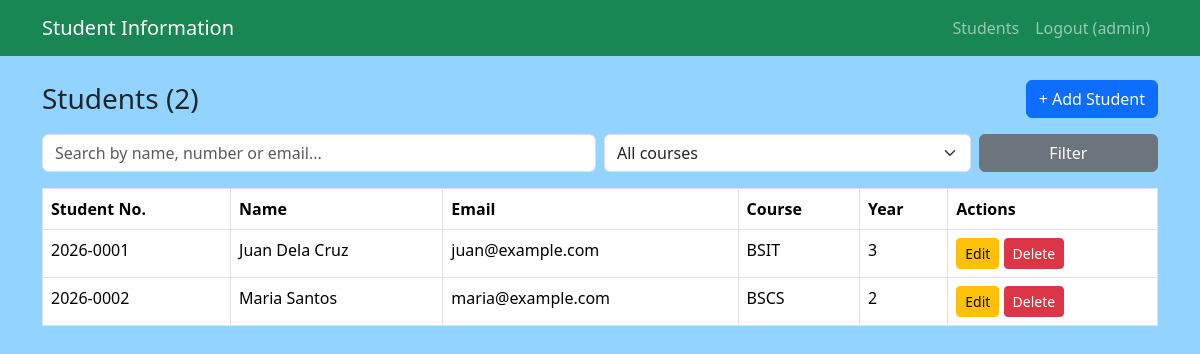
/students.php (signed in), run on the app's committed database.
### tables this page shows
CREATE TABLE students (
    id INT AUTO_INCREMENT PRIMARY KEY,
    user_id INT NOT NULL UNIQUE,
    student_no VARCHAR(9) NOT NULL UNIQUE,
    full_name VARCHAR(100) NOT NULL,
    email VARCHAR(100) NOT NULL UNIQUE,
    course_id INT NOT NULL,
    year_level TINYINT NOT NULL,
    address VARCHAR(200) NULL,
    FOREIGN KEY (user_id) REFERENCES users(id) ON DELETE CASCADE,
    FOREIGN KEY (course_id) REFERENCES courses(id)
);

CREATE TABLE courses (
    id INT AUTO_INCREMENT PRIMARY KEY,
    code VARCHAR(10) NOT NULL UNIQUE,
    name VARCHAR(100) NOT NULL
);

### config.php (called while the page is built, shortened)
<?php
function e($text) {
    return htmlspecialchars((string) $text, ENT_QUOTES, 'UTF-8');
}

### students.php (the view, shortened to what this page needs)
<?php
require 'config.php';
$sql = 'SELECT students.*, courses.code
        FROM students JOIN courses ON students.course_id = courses.id';
$params = [];
$sql .= ' ORDER BY students.student_no';
$stmt = $db->prepare($sql);
$stmt->execute($params);
$students = $stmt->fetchAll(PDO::FETCH_ASSOC);
include 'header.php';
?>
<div class="d-flex justify-content-between align-items-center mb-3">
    <h3 class="mb-0">Students (<?= count($students) ?>)</h3>
    <a href="student_form.php" class="btn btn-primary">+ Add Student</a>
</div>
<form method="get" class="row g-2 mb-3">
    <div class="col-12 col-md-6">
        <input type="text" id="searchBox" class="form-control" placeholder="Search by name, number or email...">
    </div>
    <div class="col-8 col-md-4">
        <select name="course" class="form-select">
            <option value="0">All courses</option>
        </select>
    </div>
    <div class="col-4 col-md-2">
        <button type="submit" class="btn btn-secondary w-100">Filter</button>
    </div>
</form>
<div class="table-responsive">
<table class="table table-bordered bg-white" id="studentTable">
    <thead>
        <tr>
            <th>Student No.</th>
            <th>Name</th>
            <th>Email</th>
            <th>Course</th>
            <th>Year</th>
            <th>Actions</th>
        </tr>
    </thead>
    <tbody>
    <?php foreach ($students as $s): ?>
        <tr>
            <td><?= e($s['student_no']) ?></td>
            <td><?= e($s['full_name']) ?></td>
            <td><?= e($s['email']) ?></td>
            <td><?= e($s['code']) ?></td>
            <td><?= e($s['year_level']) ?></td>
            <td class="text-nowrap">
                <a href="student_form.php?id=<?= $s['id'] ?>" class="btn btn-sm btn-warning">Edit</a>
                <form method="post" action="student_delete.php" class="d-inline" onsubmit="return confirm('Delete this student and their account?');">
                    <button type="submit" class="btn btn-sm btn-danger">Delete</button>
                </form>
            </td>
        </tr>
    <?php endforeach; ?>
    </tbody>
</table>
</div>
<?php include 'footer.php'; ?>

### header.php (shortened to what this page needs)
<!DOCTYPE html>
<html lang="en">
<head>
    <link href="https://cdn.jsdelivr.net/npm/bootstrap@5.3.3/dist/css/bootstrap.min.css" rel="stylesheet">
    <link href="style.css" rel="stylesheet">
</head>
<body>
<nav class="navbar navbar-expand-sm navbar-dark bg-success">
    <div class="container">
        <a class="navbar-brand" href="index.php">Student Information</a>
        <div class="collapse navbar-collapse" id="menu">
            <ul class="navbar-nav ms-auto">
                <?php if (isset($_SESSION['user_id'])): ?>
                    <?php if ($_SESSION['role'] == 'admin'): ?>
                        <li class="nav-item"><a class="nav-link" href="students.php">Students</a></li>
                    <?php else: ?>
                        <li class="nav-item"><a class="nav-link" href="profile.php">Profile</a></li>
                    <?php endif; ?>
                    <li class="nav-item"><a class="nav-link" href="logout.php">Logout (<?= e($_SESSION['username']) ?>)</a></li>
                <?php else: ?>
                    <li class="nav-item"><a class="nav-link" href="login.php">Login</a></li>
                    <li class="nav-item"><a class="nav-link" href="register.php">Register</a></li>
                <?php endif; ?>
            </ul>
        </div>
    </div>
</nav>
<div class="container mt-4 mb-4">

### footer.php (shortened to what this page needs)
</div>
</body>
</html>

### style.css (style rules this page uses)
body { background-color: #92d3ff; }

### data on the page
students: student_no "2026-0001", full_name "Juan Dela Cruz", email "juan@example.com", course.code "BSIT", year_level "3"
students: student_no "2026-0002", full_name "Maria Santos", email "maria@example.com", course.code "BSCS", year_level "2"

### other printed values
$_SESSION['username'] "admin"
count($students) "2"
